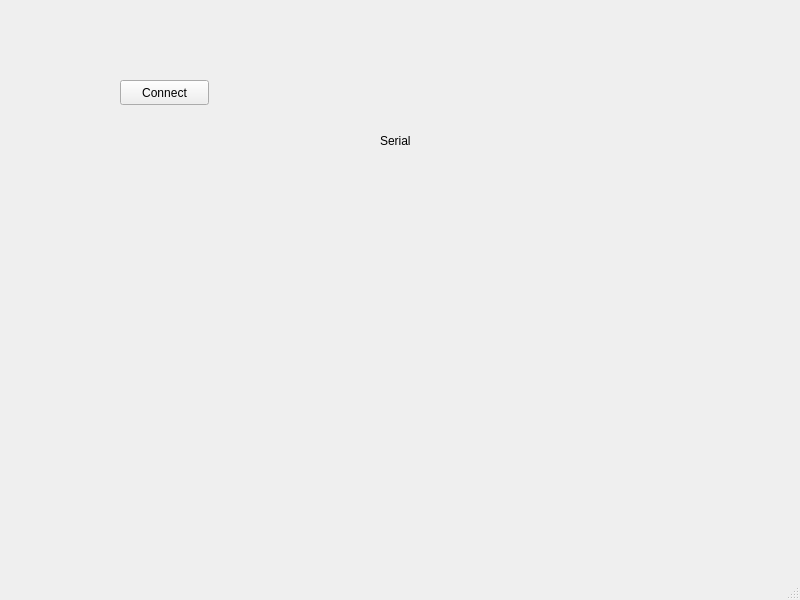
<?xml version="1.0" encoding="UTF-8"?>
<ui version="4.0">
 <class>MainWindow</class>
 <widget class="QMainWindow" name="MainWindow">
  <property name="geometry">
   <rect>
    <x>0</x>
    <y>0</y>
    <width>800</width>
    <height>600</height>
   </rect>
  </property>
  <property name="windowTitle">
   <string>MainWindow</string>
  </property>
  <widget class="QWidget" name="centralwidget">
   <widget class="QPushButton" name="btnConnect">
    <property name="geometry">
     <rect>
      <x>120</x>
      <y>80</y>
      <width>89</width>
      <height>25</height>
     </rect>
    </property>
    <property name="text">
     <string>Connect</string>
    </property>
   </widget>
   <widget class="QLabel" name="lblSerial">
    <property name="geometry">
     <rect>
      <x>380</x>
      <y>90</y>
      <width>411</width>
      <height>101</height>
     </rect>
    </property>
    <property name="text">
     <string>Serial</string>
    </property>
   </widget>
  </widget>
  <widget class="QMenuBar" name="menubar">
   <property name="geometry">
    <rect>
     <x>0</x>
     <y>0</y>
     <width>800</width>
     <height>22</height>
    </rect>
   </property>
  </widget>
  <widget class="QStatusBar" name="statusbar"/>
 </widget>
 <resources/>
 <connections/>
</ui>
